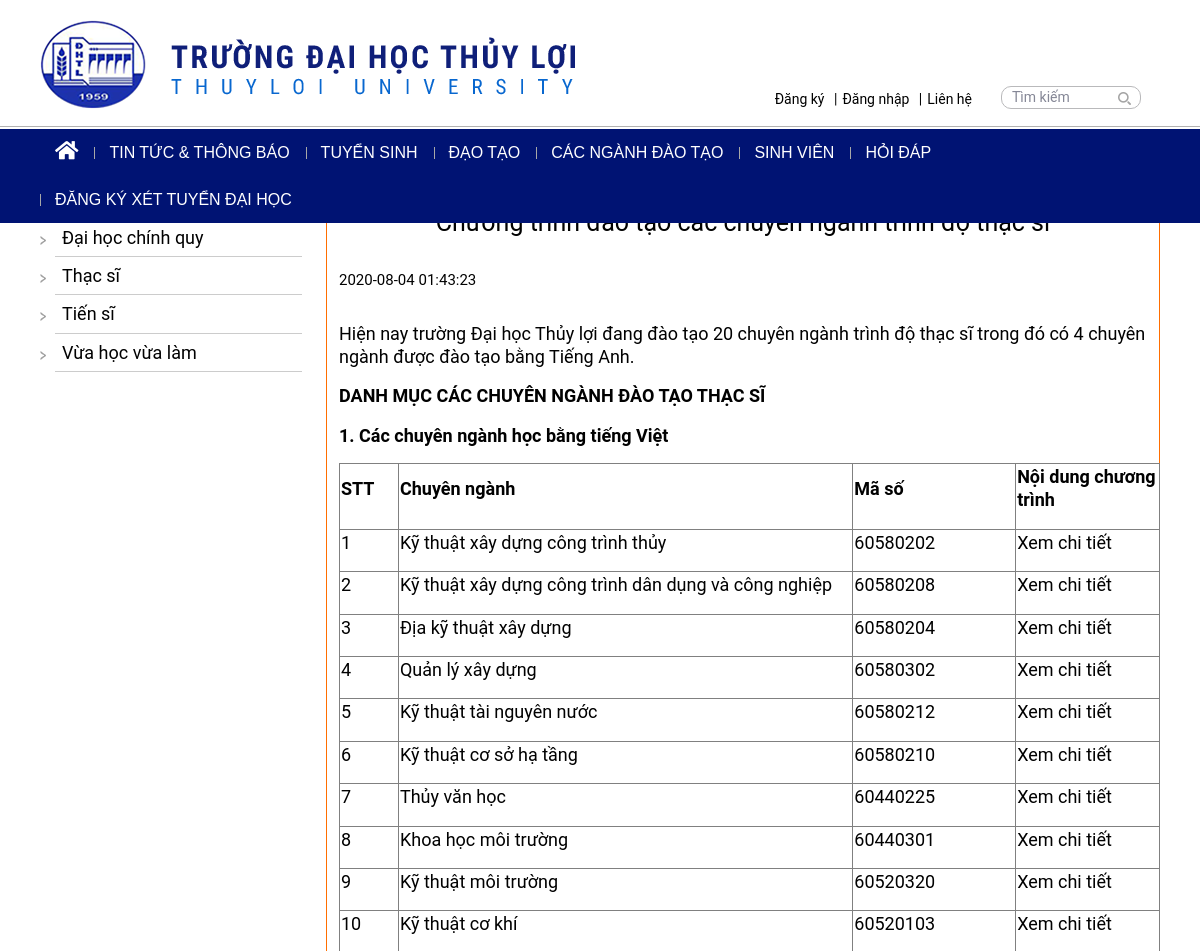
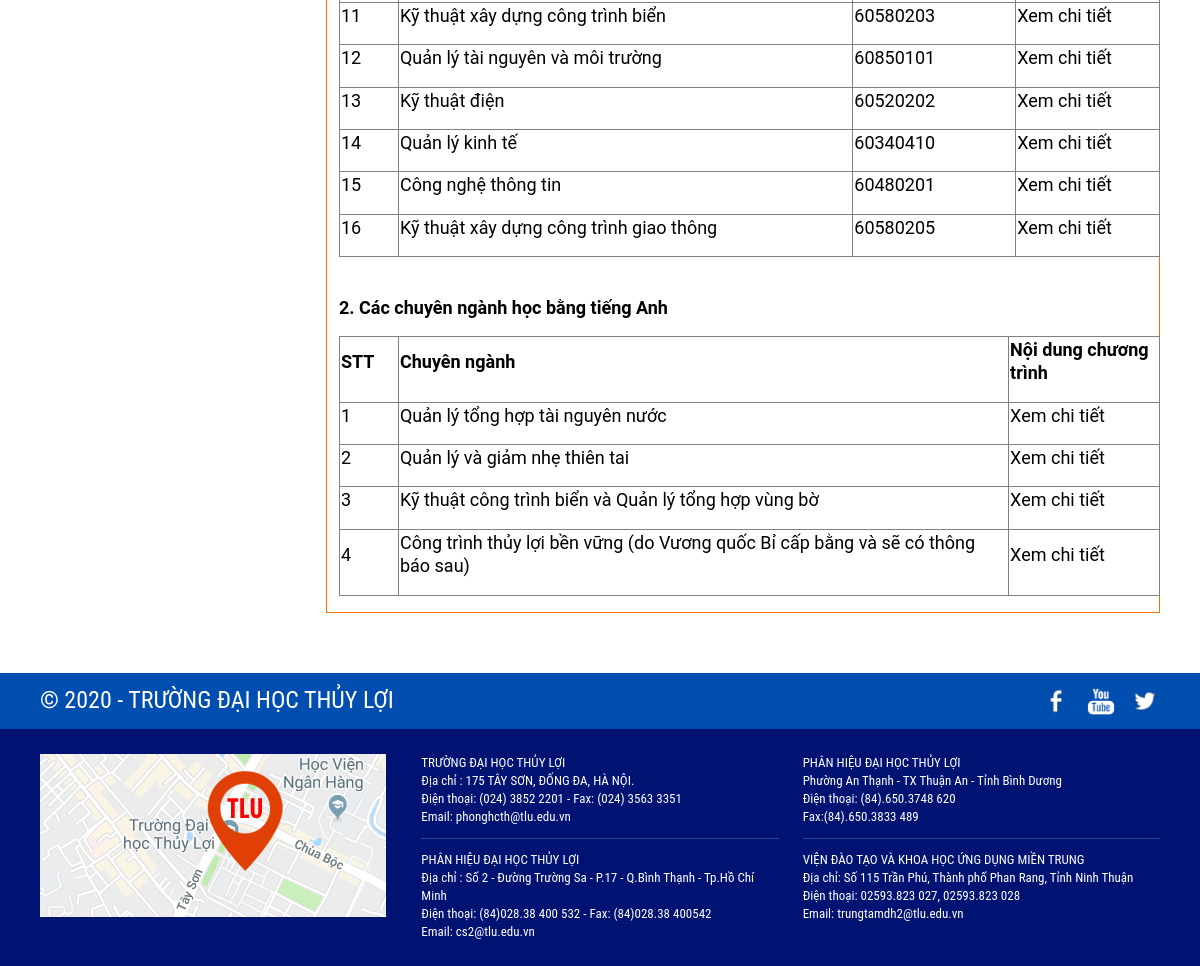
The app's page /chuongtrinhths.php with its own data (2 pictures, top to bottom).
### tables this page shows
CREATE TABLE `baiviet` (
  `mabv` int(5) UNSIGNED NOT NULL,
  `chude` varchar(100) NOT NULL,
  `tieude` varchar(100) NOT NULL,
  `anh` varchar(200) DEFAULT NULL,
  `tomtat` varchar(2000) DEFAULT NULL,
  `ngaytao` datetime NOT NULL,
  `noidung` text NOT NULL,
  `matk` int(2) NOT NULL
);

### chuongtrinhths.php (the view, shortened to what this page needs)
<?php
include("header.php");
require('connect.php');
$result = mysqli_fetch_assoc(mysqli_query($conn, "Select * from baiviet where chude = 'Chương trình đào tạo thạc sĩ'"));
?>
<main class="main-content">
    <div class="container">
        <div class="primary-content">
            <div class="row">
                <?php include("menuctdt.php");?>
                <div class="col-md-8 col-lg-9 slide-left mb-8 mb-md-0">
                    <div class="col-md-12" style="border: 1px solid #ff6e00;">
                        <h1 style="text-align:center; padding: 10px 0px;"><?php echo $result['tieude']; ?></h1>
                        <p style="padding: 15px 0px; font-size:15px"><?php echo $result['ngaytao'];?></p>
                        <p><?php echo $result['noidung'];?></p>
                    </div>
                </div>
            </div>
        </div>
    </div>
</main>
<?php
include("footer.php");
?>

### style.css (style rules this page uses)
body { color: #010101; font-size: 18px; line-height: 1.3; font-family: 'Roboto', sans-serif; font-weight: 400; }
b, strong { font-weight: 700; }
.container { padding-right: 10px; padding-left: 10px; }
.row { margin-right: -12px; margin-left: -12px; }
.col-1, .col-2, .col-3, .col-4, .col-5, .col-6, .col-7, .col-8, .col-9, .col-10, .col-11, .col-12, .col, .col-auto, .col-sm-1, .col-sm-2, .col-sm-3, .col-sm-4, .col-sm-5, .col-sm-6, .col-sm-7, .col-sm-8, .col-sm-9, .col-sm-10, .col-sm-11, .col-sm-12, .col-sm, .col-sm-auto, .col-md-1, .col-md-2, .col-md-3, .col-md-4, .col-md-5, .col-md-6, .col-md-7, .col-md-8, .col-md-9, .col-md-10, .col-md-11, .col-md-12, .col-md, .col-md-auto, .col-lg-1, .col-lg-2, .col-lg-3, .col-lg-4, .col-lg-5, .col-lg-6, .col-lg-7, .col-lg-8, .col-lg-9, .col-lg-10, .col-lg-11, .col-lg-12, .col-lg, .col-lg-auto, .col-xl-1, .col-xl-2, .col-xl-3, .col-xl-4, .col-xl-5, .col-xl-6, .col-xl-7, .col-xl-8, .col-xl-9, .col-xl-10, .col-xl-11, .col-xl-12, .col-xl, .col-xl-auto { padding-right: 12px; padding-left: 12px; }
.h1, h1, .typescale-1 { font-size: 22px; }
@media only screen and (min-width: 768px) { .h1, h1, .typescale-1 { font-size: 25px; } }
.main-content { margin-bottom: 40px; }
@media only screen and (min-width: 768px) { .main-content { margin-bottom: 60px; } }

### records on screen
baiviet: ngaytao "2020-08-04 01:43:23", noidung "Hiện nay trường Đại học Thủy lợi đang đào tạo 20 chuyên ngành trình độ thạc sĩ trong đó có 4 chuyên ngành được đào tạo bằng Tiếng Anh. DANH MỤC CÁC CHUYÊN NGÀNH ĐÀO TẠO THẠC SĨ 1. Các chuyên ngành học bằng tiếng Việt STT Chuyên ngành Mã số Nội dung chương trình 1 Kỹ thuật xây dựng công trình thủy 60580202 Xem chi tiết 2 Kỹ thuật xây dựng công trình dân dụng và công nghiệp 60580208 Xem chi tiết 3 Địa kỹ thuật xây dựng 60580204 Xem chi tiết 4 Quản lý xây dựng 60580302 Xem chi tiết 5 Kỹ thuật tài nguyên nước 60580212 Xem chi tiết 6 Kỹ thuật cơ sở hạ tầng 60580210 Xem chi tiết 7 Thủy văn học 60440225 Xem chi tiết 8 Khoa học môi trường 60440301 Xem chi tiết 9 Kỹ thuật môi trường 60520320 Xem chi…"
